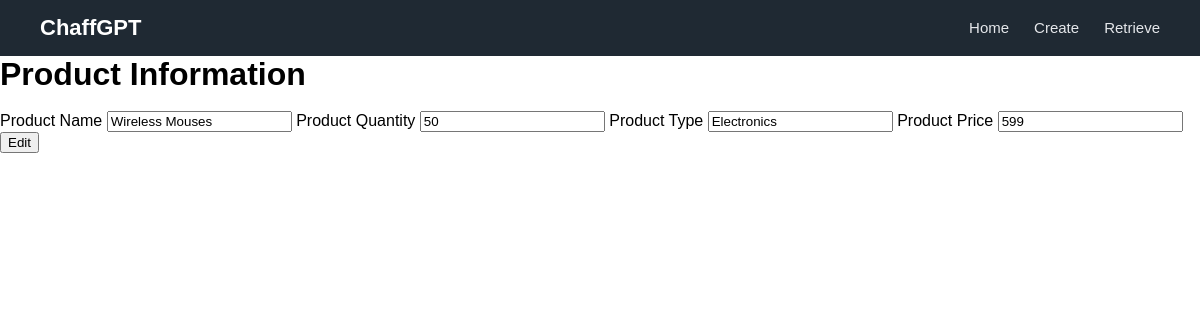
The page /pages/viewProduct.php?prod_id=1 on the database its author committed.
### tables this page shows
CREATE TABLE `products` (
  `prod_id` int(11) NOT NULL,
  `prod_name` varchar(100) NOT NULL,
  `prod_quantity` int(11) NOT NULL,
  `prod_type` varchar(100) NOT NULL,
  `prod_price` double NOT NULL,
  `prod_date_added` date NOT NULL
);

### config/functions.php (called while the page is built, shortened)
<?php
function getProduct($prod_id)
{
    include "connection.php";
    $sql = "SELECT * FROM products WHERE prod_id = :id";
    $stmnt = $conn->prepare($sql);
    $stmnt->execute([
        "id" => $prod_id
    ]);
    return $stmnt->fetchAll(PDO::FETCH_ASSOC);
}

### pages/viewProduct.php (the view, shortened to what this page needs)
<?php
if (isset($_GET['prod_id'])) {
    $prod_id = $_GET['prod_id'];
    $getUser = getProduct($prod_id);
} else {
    echo "<script> window.location.href='retrievePage.php' </script>";
}
?>
<!DOCTYPE html>
<html lang="en">
<?php
include "resources/header.php";
?>
<body>
    <?php
    include "resources/navigation.php";
    ?>
    <h1>Product Information</h1>
    <br>
    <form action="functions/updateProduct.php" method="POST">
        <label for="">Product Name</label>
        <input type="text" name="pname" value="<?= $getUser[0]['prod_name'] ?>">
        <label for="">Product Quantity</label>
        <input type="number" name="pquant" value="<?= $getUser[0]['prod_quantity'] ?>">
        <label for="">Product Type</label>
        <input type="text" name="ptype" value="<?= $getUser[0]['prod_type'] ?>">
        <label for="">Product Price</label>
        <input type="text" name="pprice" value="<?= $getUser[0]['prod_price'] ?>">
        <button>Edit</button>
    </form>
</body>
</html>

### css/dashboard.css (style rules this page uses)
* { margin: 0; padding: 20; box-sizing: border-box; font-family: Arial, Helvetica, sans-serif; }

### rows shown on the page
products: pname "Wireless Mouses", pquant "50", ptype "Electronics", pprice "599"
